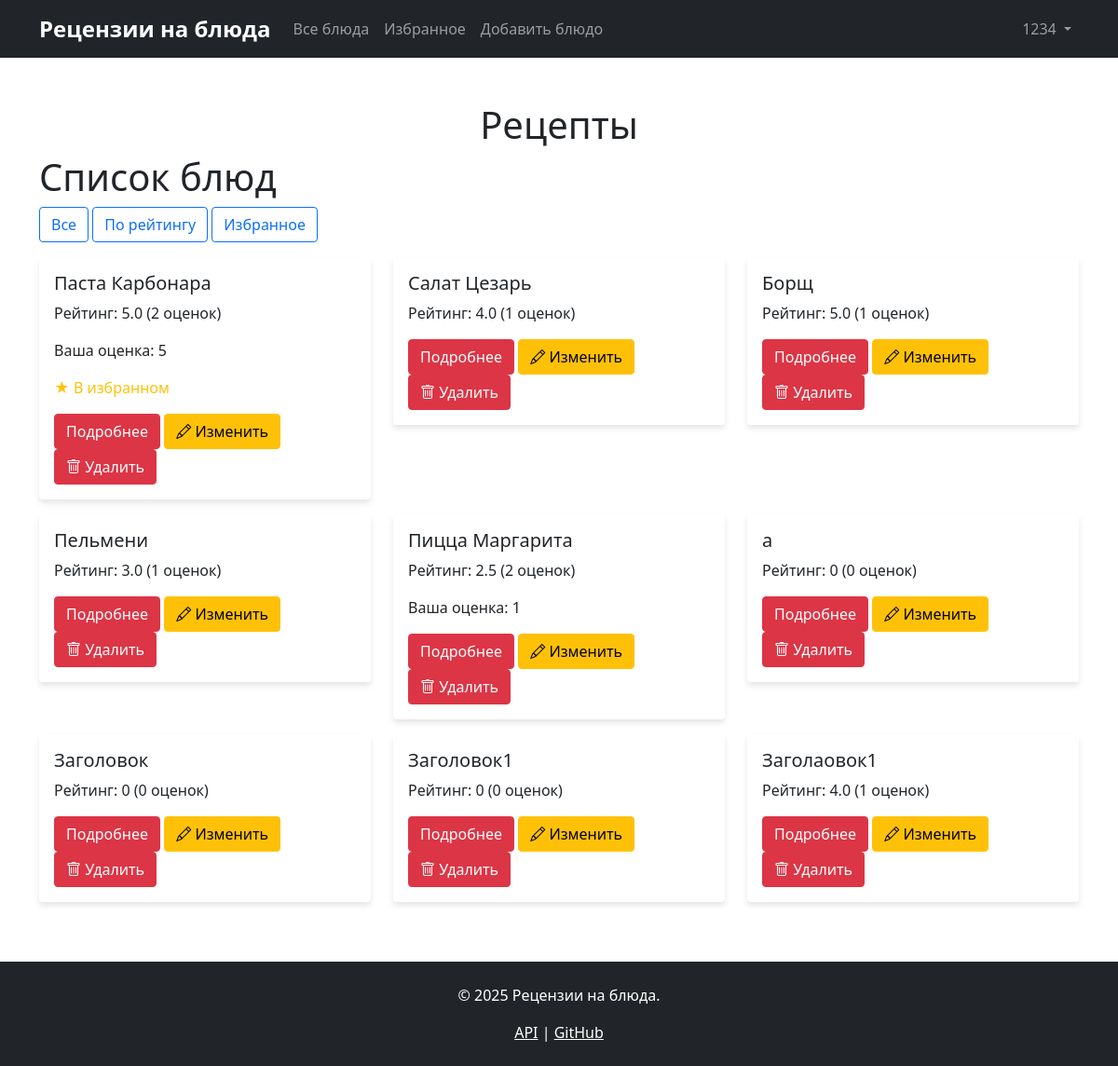
Page /dishes (signed in) on the committed database.
### data/dishes.py (models this page shows, shortened)
class Dish(SqlAlchemyBase, SerializerMixin):
    __tablename__ = 'dishes'
    id = sqlalchemy.Column(sqlalchemy.Integer,
                           primary_key=True, autoincrement=True)
    name = sqlalchemy.Column(sqlalchemy.String, nullable=True, unique=True)
    ingredients = sqlalchemy.Column(sqlalchemy.Text, nullable=True)
    url = sqlalchemy.Column(sqlalchemy.String, nullable=True)
    author_id = sqlalchemy.Column(sqlalchemy.Integer,
                                  sqlalchemy.ForeignKey("users.id"),
                                  nullable=True)
    ratings = orm.relationship("DishRating", back_populates='dish')
    favourites = orm.relationship("Favourite", back_populates='dish')
    author = orm.relationship('User', backref='created_dishes')

### blueprints/dishes.py (the view, shortened to what this page needs)
@dishes_bp.route('/dishes', methods=['GET'])
@login_required
def dishes_list():
    sort_by = request.args.get('sort', 'default')
    session = db_session.create_session()
    if sort_by == 'rating':
        dishes_query = session.query(DishWithRating).order_by(
            desc(DishWithRating.average_rating)
        ).all()
    else:
        dishes_query = session.query(DishWithRating).all()
    dishes = []
    for dish_view in dishes_query:
        dish_info = {
            'id': dish_view.id,
            'name': dish_view.name,
            'ingredients': dish_view.ingredients,
            'url': dish_view.url,
            'average_rating': dish_view.average_rating,
            'rating_count': dish_view.rating_count,
            'is_favourite': False,
            'user_rating': None
        }
        favourite = session.query(Favourite).filter(
            Favourite.user_id == current_user.id,
            Favourite.dishes_id == dish_view.id
        ).first()
        dish_info['is_favourite'] = favourite is not None
        user_rating = session.query(DishRating).filter(
            DishRating.user_id == current_user.id,
            DishRating.dish_id == dish_view.id
        ).first()
        dish_info['user_rating'] = user_rating.rating if user_rating else None
        dishes.append(dish_info)
    session.close()
    return render_template('dishes.html',
                           title='Список блюд',
                           dishes=dishes,
                           current_sort=sort_by,
                           get_navbar=get_navbar(),
                           get_footer=get_footer())

### app.py (called while the page is built)
def get_footer():
    return '''<footer class="bg-dark text-white py-4 mt-5">
        <div class="container text-center">
            <p>&copy; 2025 Рецензии на блюда.</p>
            <p class="mb-0">
                <a href="/api/dishes" class="text-white">API</a> |
                <a href="https://github.com" class="text-white">GitHub</a>
            </p>
        </div>
    </footer>'''

@login_manager.user_loader
def load_user(user_id):
    session = db_session.create_session()
    return session.query(User).get(int(user_id))

### blueprints/dishes.py (called while the page is built)
def get_navbar():
    from app import get_navbar as app_get_navbar
    return app_get_navbar()

def get_footer():
    from app import get_footer as app_get_footer
    return app_get_footer()

### data/db_session.py (called while the page is built)
def create_session() -> Session:
    global __factory
    return __factory()

### templates/dishes.html
{% extends "base.html" %}
{% block content %}
<h1>Список блюд</h1>
<div class="mb-3">
    <a href="{{ url_for('dishes.dishes_list') }}" class="btn btn-outline-primary">Все</a>
    <a href="{{ url_for('dishes.dishes_list', sort='rating') }}" class="btn btn-outline-primary">По рейтингу</a>
    <a href="{{ url_for('dishes.dishes_list', sort='favourites') }}" class="btn btn-outline-primary">Избранное</a>
</div>
<div class="row">
    {% for dish in dishes %}
    <div class="col-md-4 mb-3">
        <div class="card">
            <div class="card-body">
                <h5>{{ dish.name }}</h5>
                <p>Рейтинг: {{ dish.average_rating }} ({{ dish.rating_count }} оценок)</p>
                {% if dish.user_rating %}
                <p>Ваша оценка: {{ dish.user_rating }}</p>
                {% endif %}
                {% if dish.is_favourite %}
                <p class="text-warning">★ В избранном</p>
                {% endif %}
                <a href="{{ url_for('dishes.dish_detail', dish_id=dish.id) }}" class="btn btn-primary">Подробнее</a>
                <a href="{{ url_for('dishes.edit_dish', dish_id=dish.id) }}"
                               class="btn btn-warning">
                                <i class="bi bi-pencil"></i> Изменить
                            </a>
                <form action="{{ url_for('dishes.delete_dish', dish_id=dish.id) }}"
                                  method="POST"
                                  class="d-inline"
                                  onsubmit="return confirm('Вы уверены, что хотите удалить эту работу?');">
                                <button type="submit" class="btn btn-danger">
                                    <i class="bi bi-trash"></i> Удалить
                                </button>
                </form>
            </div>
        </div>
    </div>
    {% endfor %}
</div>
{% endblock %}

### static/css/style.css (style rules this page uses)
.navbar-brand { font-weight: bold; font-size: 1.5rem; }
.card { box-shadow: 0 4px 6px rgba(0, 0, 0, 0.1); border: none; }
.btn-primary { background-color: #dc3545; border-color: #dc3545; }

### rows in the picture
Dish: name "Паста Карбонара", average_rating "5.0", rating_count "2", user_rating "5", shows "★ В избранном"
Dish: name "Салат Цезарь", average_rating "4.0", rating_count "1"
Dish: name "Борщ", average_rating "5.0", rating_count "1"
Dish: name "Пельмени", average_rating "3.0", rating_count "1"
Dish: name "Пицца Маргарита", average_rating "2.5", rating_count "2", user_rating "1"
Dish: name "Заголовок", average_rating "0", rating_count "0"
Dish: name "Заголовок1", average_rating "0", rating_count "0"
Dish: name "Заголaовок1", average_rating "4.0", rating_count "1"

### other values in the picture
{{ get_navbar|safe }} "Рецензии на блюда Все блюда Избранное Добавить блюдо 1234"
{{ dish.name }} "a"
{{ dish.average_rating }} "0"
{{ dish.rating_count }} "0"
{{ get_footer|safe }} "© 2025 Рецензии на блюда. API | GitHub"
